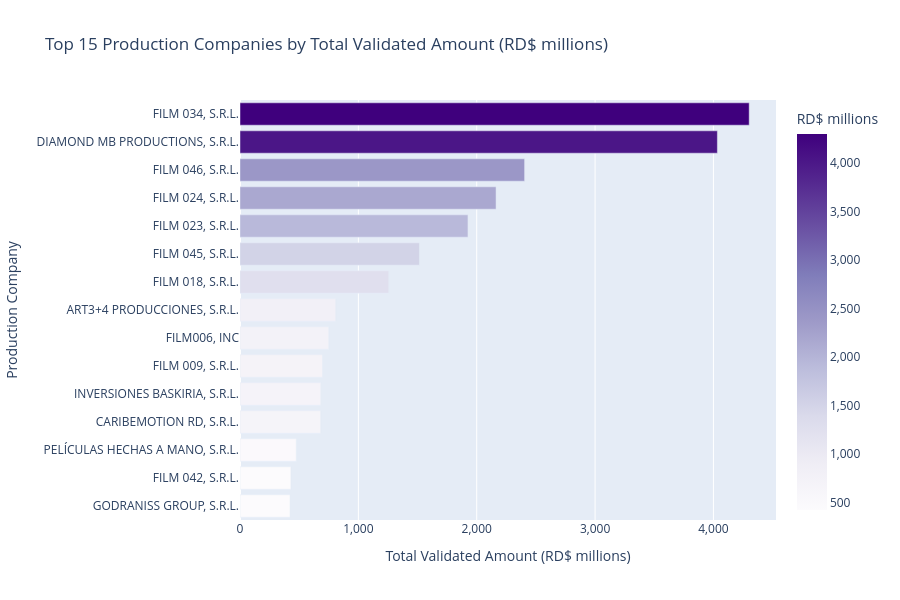

This figure's notebook cell:
### Code cell
# Top 15 production companies by total validated amount
top_companies_amount = (
    df.groupby('local_company')['validated_expenses_dop']
    .sum()
    .dropna()
    .sort_values(ascending=False)
    .head(15)
)

values_millions = top_companies_amount.values / 1_000_000

fig = px.bar(
    x=values_millions,
    y=top_companies_amount.index,
    orientation='h',
    title='Top 15 Production Companies by Total Validated Amount (RD$ millions)',
    labels={'x': 'Total Validated Amount (RD$ millions)', 'y': 'Production Company', 'color': 'Total Validated Amount (RD$ millions)'},
    color=values_millions,
    color_continuous_scale='Purples'
)
fig.update_layout(
    yaxis={'categoryorder': 'total ascending'},
    height=600,
    xaxis=dict(tickformat=',.0f'),
    coloraxis_colorbar=dict(tickformat=',.0f', title='RD$ millions')
)
fig.show()

### Figure 1 — Plotly figure (JSON) as saved in the notebook; plotly's stock layout.template omitted (floating-point values rounded to 4 significant figures)
{"data": [{"hovertemplate": "Total Validated Amount (RD$ millions)=%{marker.color}<br>Production Company=%{y}<extra></extra>", "legendgroup": "", "marker": {"color": [4302.0, 4033.0, 2405.0, 2163.0, 1926.0, 1516.0, 1257.0, 808.5, 750.0, 696.9, 682.9, 681.8, 475.2, 430.1, 422.4], "coloraxis": "coloraxis", "pattern": {"shape": ""}}, "name": "", "orientation": "h", "showlegend": false, "textposition": "auto", "type": "bar", "x": [4302.0, 4033.0, 2405.0, 2163.0, 1926.0, 1516.0, 1257.0, 808.5, 750.0, 696.9, 682.9, 681.8, 475.2, 430.1, 422.4], "xaxis": "x", "y": ["FILM 034, S.R.L.", "DIAMOND MB PRODUCTIONS, S.R.L.", "FILM 046, S.R.L.", "FILM 024, S.R.L.", "FILM 023, S.R.L.", "FILM 045, S.R.L.", "FILM 018, S.R.L.", "ART3+4 PRODUCCIONES, S.R.L.", "FILM006, INC", "FILM 009, S.R.L.", "INVERSIONES BASKIRIA, S.R.L.", "CARIBEMOTION RD, S.R.L.", "PELÍCULAS HECHAS A MANO, S.R.L.", "FILM 042, S.R.L.", "GODRANISS GROUP, S.R.L."], "yaxis": "y"}], "layout": {"barmode": "relative", "coloraxis": {"autocolorscale": false, "colorbar": {"tickformat": ",.0f", "title": {"text": "RD$ millions"}}, "colorscale": [[0, "rgb(252,251,253)"], [0.125, "rgb(239,237,245)"], [0.25, "rgb(218,218,235)"], [0.375, "rgb(188,189,220)"], [0.5, "rgb(158,154,200)"], [0.625, "rgb(128,125,186)"], [0.75, "rgb(106,81,163)"], [0.875, "rgb(84,39,143)"], [1, "rgb(63,0,125)"]]}, "height": 600, "legend": {"tracegroupgap": 0}, "title": {"text": "Top 15 Production Companies by Total Validated Amount (RD$ millions)"}, "xaxis": {"anchor": "y", "domain": [0, 1], "tickformat": ",.0f", "title": {"text": "Total Validated Amount (RD$ millions)"}}, "yaxis": {"anchor": "x", "categoryorder": "total ascending", "domain": [0, 1], "title": {"text": "Production Company"}}}}
